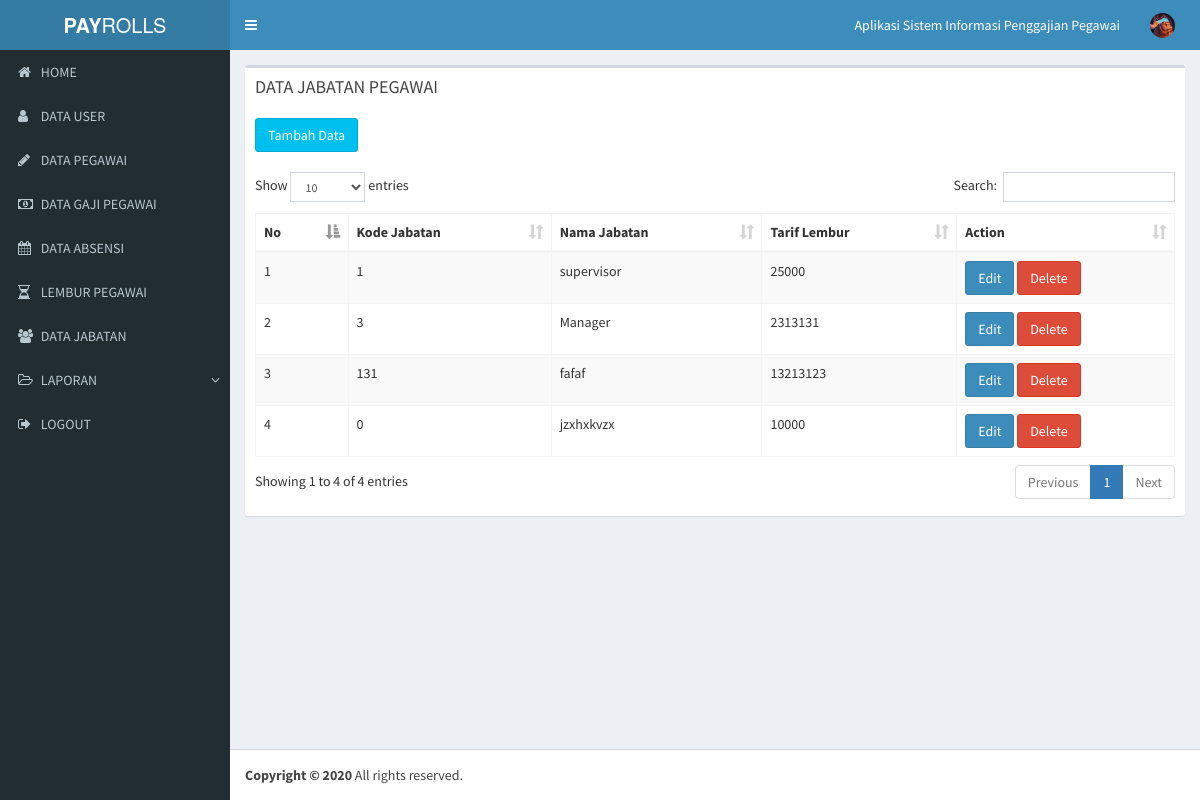
Page /positions.php (signed in) on the committed database.
### tables this page shows
CREATE TABLE `positions` (
  `id` int(11) NOT NULL,
  `position_code` int(11) NOT NULL,
  `position_name` varchar(30) NOT NULL,
  `overtimes_pay_hour` double NOT NULL
);

### Config/Connection.php (called while the page is built, shortened)
<?php
class Connection
{
	function start()
	{
		$this->conn = new mysqli(self::SERVERNAME, self::USERNAME, self::PASSWORD, self::DATABASE);
		return $this->conn;
	}
}

### Position.php (called while the page is built, shortened)
<?php
require "Config/Connection.php";
class Positions extends Connection
{
	public $conn;
	protected $table = 'positions';
	function __construct()
	{
		$this->conn = parent::start();
	}
	function all($field = '*')
	{
		$sql = "SELECT $field FROM ".$this->table;
		$result = $this->conn->query($sql);
		return $result;
	}
}

### positions.php (the view, shortened to what this page needs)
<?php
require "Position.php";
$position = new Positions();
$rows = $position->all();
?>
<?php include "includes/head.php";?>
<body class="hold-transition skin-blue sidebar-mini">
<div class="wrapper">
  <?php include "includes/header.php"?>
  <?php include "includes/sidebar.php"?>
     <div class="content-wrapper">
		<section class="content">
	          <div class="box">
	            <div class="box-header">
	              <h3 class="box-title">DATA JABATAN PEGAWAI</h3> </br></br>
	              <a href="position_add.php" class="btn btn-info">Tambah Data</a>
	            </div>
	            <div class="box-body">
	              <table  id="example1" class="table table-bordered table-striped">
	                <thead>
		                 <tr>
		                   <th scope="col">No</th>
		                   <th scope="col">Kode Jabatan</th>
		                   <th scope="col">Nama Jabatan</th>
		                   <th scope="col">Tarif Lembur</th>
		                   <th scope="col">Action</th>
		                 </tr>
	                </thead>
	                <tbody>
	                	<?php
                    		$i = 1;
                    		while ($row = $rows->fetch_assoc()) {
                    	?>
		                <tr>
		                  <td scope="row"><?php echo $i;?></td>
		                  <td><?php echo $row['position_code'] ?></td>
		                  <td><?php echo $row['position_name'] ?></td>
		                  <td><?php echo $row['overtimes_pay_hour'] ?></td>
		                  <td>
		                  	<a href="edit_position.php?id=<?php echo $row['id'] ?>" class="btn btn-primary">Edit</a>
		                  	<a href="delete_position.php?id=<?php echo $row['id'] ?>" class="btn btn-danger" onclick="return confirm('Anda yakin mau menghapus item ini ?')">Delete</a>
		                  </td>
		                </tr>
		                  <?php
                    		$i++;
                    		}
                    	?>
	                </tbody>
	              </table>
	            </div>
	          </div>
          </section>
      </div>
  <?php include "includes/footer.php";?>
</div>
</body>
</html>

### rows in the picture
positions: position_code "1", position_name "supervisor", overtimes_pay_hour "25000"
positions: position_code "3", position_name "Manager", overtimes_pay_hour "2313131"
positions: position_code "131", position_name "fafaf", overtimes_pay_hour "13213123"
positions: position_code "0", position_name "jzxhxkvzx", overtimes_pay_hour "10000"
